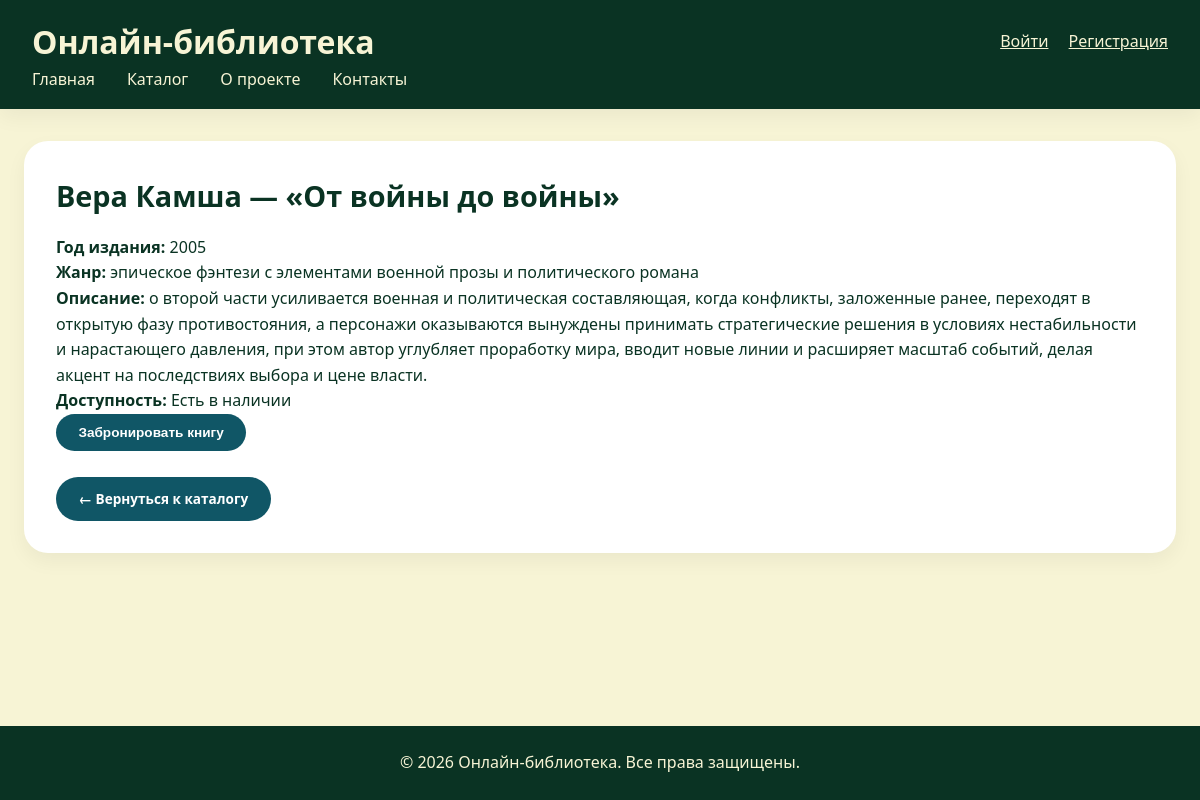
Page /book/12/ on the committed database.
### library/models.py (models this page shows, shortened)
class Book(models.Model):
    title = models.CharField(max_length=200, verbose_name="Название")
    author = models.CharField(max_length=200, verbose_name="Автор")
    description = models.TextField(verbose_name="Описание")
    year = models.IntegerField(verbose_name="Год издания", null=True, blank=True)
    genre = models.CharField(max_length=100, verbose_name="Жанр", null=True, blank=True)
    available = models.BooleanField(default=True, verbose_name="В наличии")
    created_at = models.DateTimeField(auto_now_add=True, verbose_name="Дата добавления")
    class Meta:
        verbose_name = "Книга"
        verbose_name_plural = "Книги"
        ordering = ['-created_at']

### library/views.py (the view)
# urls.py: path('book/<int:book_id>/', views.book_detail, name='book_detail'),
def book_detail(request, book_id):
    book = get_object_or_404(Book, id=book_id)
    return render(request, 'book_detail.html', {'book': book})

### templates/book_detail.html (shortened to what this page needs)
<!DOCTYPE html>
<html lang="ru">
<head>
    {% load static %}
    <link rel="stylesheet" href="{% static 'css/style.css' %}">
</head>
<body>
    <header>
        <div style="display: flex; justify-content: space-between; align-items: center;">
            <h1>Онлайн-библиотека</h1>
            <div>
                {% if user.is_authenticated %}
                    <span>Привет, {{ user.username }}!</span>
                    <a href="/accounts/logout/" style="color: #F7F4D5; margin-left: 1rem;">Выйти</a>
                {% else %}
                    <a href="/accounts/login/" style="color: #F7F4D5;">Войти</a>
                    <a href="/register/" style="color: #F7F4D5; margin-left: 1rem;">Регистрация</a>
                {% endif %}
            </div>
        </div>
        <nav>
            <ul>
                <li><a href="/">Главная</a></li>
                <li><a href="/catalog/">Каталог</a></li>
                <li><a href="/about/">О проекте</a></li>
                <li><a href="/contacts/">Контакты</a></li>
            </ul>
        </nav>
    </header>
    <main>
        <section>
            <div style="display: flex; justify-content: space-between; align-items: flex-start; flex-wrap: wrap;">
                <h2>{{ book.author }} — «{{ book.title }}»</h2>
            </div>
            {% if book.year %}
            <p><strong>Год издания:</strong> {{ book.year }}</p>
            {% endif %}
            {% if book.genre %}
            <p><strong>Жанр:</strong> {{ book.genre }}</p>
            {% endif %}
            <p><strong>Описание:</strong> {{ book.description }}</p>
            <p><strong>Доступность:</strong> {% if book.available %}Есть в наличии{% else %}Нет в наличии{% endif %}</p>
            {% if book.available %}
            <button class="btn book-btn" data-book="{{ book.title }}" style="background: #105666;">Забронировать книгу</button>
            {% else %}
            <button class="btn" disabled style="background: #D3968C;">Книга забронирована</button>
            {% endif %}
            <br><br>
            <a href="/catalog/" class="btn">← Вернуться к каталогу</a>
        </section>
    </main>
    <footer>
        <p>&copy; 2026 Онлайн-библиотека. Все права защищены.</p>
    </footer>
    {% load static %}
</body>
</html>

### static/css/style.css (style rules this page uses)
:root { --dark-green: #0A3323; --moss-green: #839958; --beige: #F7F4D5; --rosy-brown: #D3968C; --midnight-green: #105666; --white: #ffffff; --shadow: 0 8px 20px rgba(0,0,0,0.05); --shadow-hover: 0 12px 28px rgba(0,0,0,0.1); }
* { margin: 0; padding: 0; box-sizing: border-box; }
body { font-family: 'Segoe UI', Roboto, 'Helvetica Neue', sans-serif; background-color: var(--beige); color: var(--dark-green); line-height: 1.6; min-height: 100vh; display: flex; flex-direction: column; }
header { background: var(--dark-green); color: var(--beige); padding: 1rem 2rem; box-shadow: var(--shadow); }
nav ul { display: flex; list-style: none; gap: 2rem; }
nav a { color: var(--beige); text-decoration: none; font-weight: 500; transition: opacity 0.2s; }
main { flex: 1; max-width: 1300px; margin: 2rem auto; padding: 0 1.5rem; width: 100%; }
section { background: var(--white); border-radius: 24px; padding: 2rem; margin-bottom: 2rem; box-shadow: var(--shadow); }
.btn { display: inline-block; background: var(--midnight-green); color: white; border: none; padding: 0.7rem 1.4rem; border-radius: 40px; font-size: 0.85rem; font-weight: 600; cursor: pointer; transition: all 0.2s ease; text-decoration: none; text-align: center; }
h2 { font-size: 1.8rem; margin-bottom: 1rem; color: var(--dark-green); }
footer { background: var(--dark-green); color: var(--beige); text-align: center; padding: 1.5rem; margin-top: 3rem; }

### rows in the picture
Book: author "Вера Камша", title "От войны до войны", year "2005", genre "эпическое фэнтези с элементами военной прозы и политического романа", description "о второй части усиливается военная и политическая составляющая, когда конфликты, заложенные ранее, переходят в открытую фазу противостояния, а персонажи оказываются вынуждены принимать стратегические решения в условиях нестабильности и нарастающего давления, при этом автор углубляет проработку мира, вводит новые линии и расширяет масштаб событий, делая акцент на последствиях выбора и цене власти."
